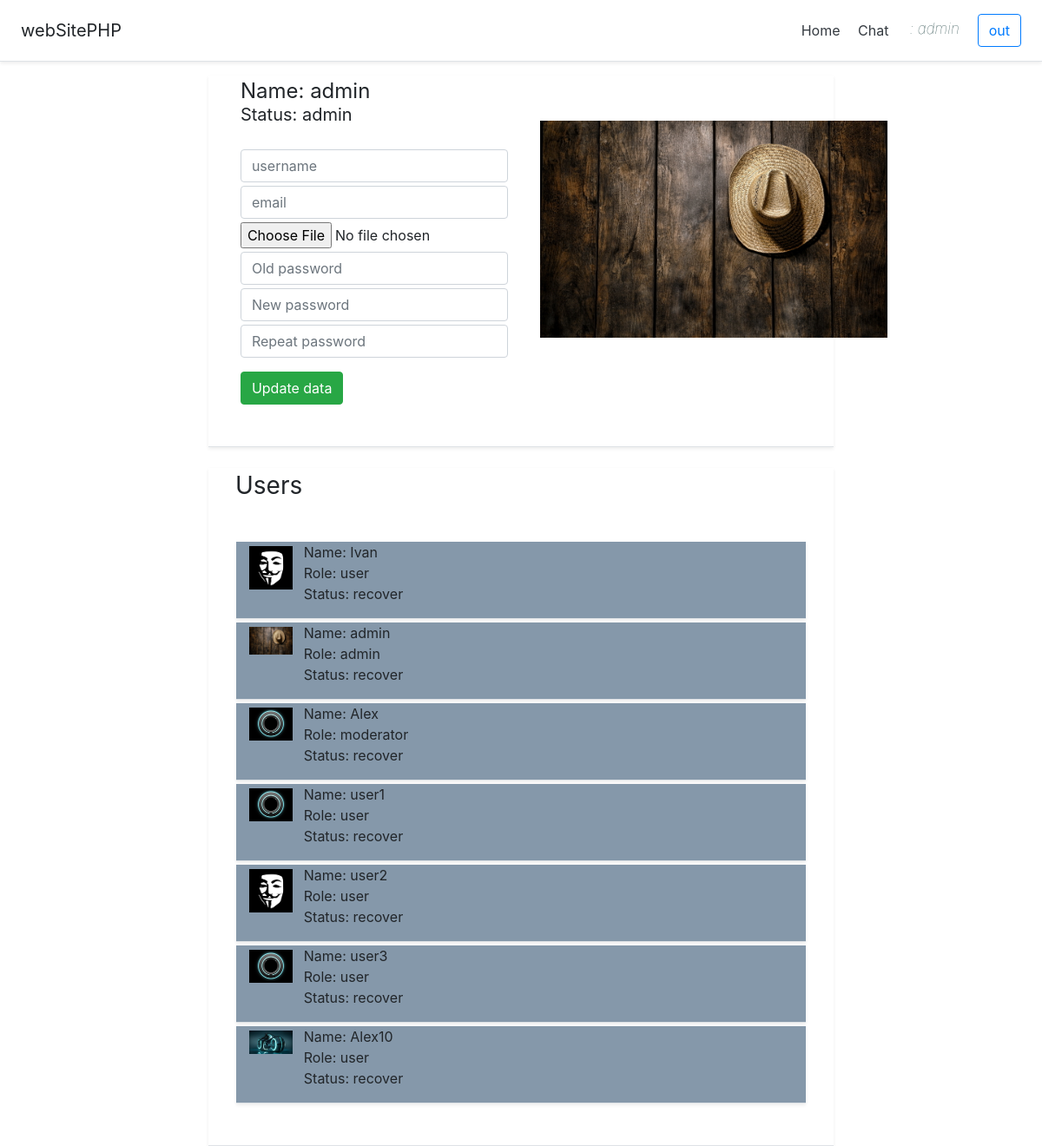
The app's page /pages/userpage.php (signed in) with its own data.
### tables this page shows
CREATE TABLE `users` (
  `user_id` int(11) NOT NULL,
  `name` varchar(255) NOT NULL,
  `email` varchar(255) NOT NULL,
  `password` varchar(255) NOT NULL,
  `role` varchar(255) NOT NULL DEFAULT 'user',
  `img` varchar(255) NOT NULL DEFAULT 'anon.jpg',
  `status` varchar(255) NOT NULL DEFAULT 'recover'
);

### pageScripts/userpage.php (the view, shortened to what this page needs)
<?php
    require_once "connectDB.php";
    $name    = $_SESSION['name'];
    $userData = getUserDataFromDB($connect, $name);
    $usersAlert = deleteOrRecoverUser($connect, $_POST['id']);
    $users      = outputUsersFromDB($connect, $userData['role'], $usersAlert);
    function deleteOrRecoverUser($connect, $id)
    {
        return '';
    }
    function outputUsersFromDB($connect, $role, $alert)
    {
        $sql = "SELECT user_id,name,role,img,status FROM users";
        $result = mysqli_query($connect, $sql);
        if ($result)
        {
            $str  = '';
            $div1 = "<div class=\"container border-bottom shadow-sm users pb-5 pt-1\">
                        <h3 class=\"my-0 mr-md-auto font-weight-normal mb-5 ml-3\">Users</h3>";
            $div2 = "</div>";
            foreach ($result as $col => $line)
            {
                $arr = array();
                foreach ($line as $key => $value)
                {
                    $arr[$key] = $value;
                }
                $str .= outputUserInfo($arr);
            }
        }
        return $div1.$alert.$str.$div2;
    }
    function outputUserInfo($arr)
    {
        $str = "<div class=\"container border-bottom shadow-sm userinfo mt-1\">
                    <img src=\"../img/" . $arr['img'] . "\" width=\"50px\" heigth=\"50px\">
                    <div>
                        <p>
                        Name:   " . $arr['name']   . "<br/>
                        Role:   " . $arr['role']   . "<br/>
                        Status: " . $arr['status'] . "
                        </p>
                    </div>
                    ".outputCheckRoleForm($arr['user_id'])."
                    ".outputStatusControlButton($arr)."
                </div>";
        return $str;
    }
    function outputCheckRoleForm($user_id)
    {
        if(!isThisAdmin($_SESSION['status'])) return "<div class='checkstatus'></div>";
        $checkRoleForm = "<div class='checkstatus'>
                            <form action='' method='post'>
                                <select name='role' size='1'>
                                    <option>user</option>
                                    <option>moderator</option>
                                </select>
                                <input type=\"text\" name=\"id\" value=\"" . $user_id . "\"
                                       style='display:none;'>
                                <input type=\"submit\" name=\"set\" value=\"Set\"
                                       class=\"\">
                            </form>
                        </div>";
        return $checkRoleForm;
    }
    function outputStatusControlButton($array)
    {
        if(!isThisAdmin($_SESSION['status'])) return "<div class='butControl'></div>";
        $buttonClass = '';
        $buttonText  = '';
        $butControl = "<div class=\"butControl\">
                           <form action=\"\" method=\"post\">
                               <input type=\"text\" name=\"id\" value=\"" . $array['user_id'] . "\"
                                      style='display:none;'>
                               <input type=\"submit\" name=\"delete\" value=\"" . $buttonText . "\"
                                      class=\"btn " . $buttonClass . " mt-3\">
                           </form>
                       </div>";
        return $butControl;
    }
    function isThisAdmin($role)
    {
        return false;
    }
    function getUserDataFromDB($connect, $name)
    {
        $sql    = "SELECT * FROM users WHERE name='$name'";
        $result = mysqli_query($connect, $sql);
        if($result)
        {
            $userData = array();
            foreach($result as $num => $line)
            {
                foreach ($line as $colName => $colValue)
                {
                    $userData[$colName] = $colValue;
                }
            }
            return $userData;
        }
        return "Error". mysqli_error($connect);
    }
?>

### pages/userpage.php (shortened to what this page needs)
<?php require_once "../pageElements/head.php"; ?>
<?php
    require_once  "../pageScripts/userpage.php";
?>
<div class="d-flex flex-colomn container border-bottom shadow-sm user pb-5 pt-1">
    <div class="container usercard">
        <h4 class="my-0 mr-md-auto font-weight-normal">Name: <?php echo $name;?></h4>
        <h5 class="my-0 mr-md-auto font-weight-normal">Status: <?php echo $userData['role'];?></h5>
        <br>
        <form action="" method="post" enctype="multipart/form-data">
            <input type="text" name="name" placeholder="username"
                   class="mt-1 form-control">
            <input type="text" name="email" placeholder="email"
                   class="mt-1 form-control">
            <input type="file" name="image" placeholder="userimage"
                   class="mt-1">
            <input type="text" name="pass" placeholder="Old password"
                   class="mt-1 form-control">
            <input type="text" name="pass1" placeholder="New password"
                   class="mt-1 form-control">
            <input type="text" name="pass2" placeholder="Repeat password"
                   class="mt-1 form-control">
            <input type="submit" name="update" value="Update data"
                   class="mt-3 btn btn-success">
        </form>
    </div>
    <div class="container usercard">
        <img src="../img/<?php echo $userData['img'];?>" alt="" class="userimage mt-5">
    </div>
</div>
<br/>
<?php
    echo $users;
?>

### css/style.css (style rules this page uses)
* { margin: 0; padding: 0; }
.user { heigth: 650px; width: 60%; }
.usercard { width: 49%; margin-left: 1%; }
.userimage { max-width: 400px; max-height: 300px; }
.userinfo { width: 95%; display: grid; grid-template-columns: 10% 20% 60% 10%; background: #8598AA; }
.userinfo img { margin-top: 5px; }
.users { width: 60%; }

### records on screen
users: role "admin", img (picture), name "admin", status "recover"
users: img (picture), name "Ivan", role "user", status "recover"
users: img (picture), name "Alex", role "moderator", status "recover"
users: img (picture), name "user1", role "user", status "recover"
users: img (picture), name "user2", role "user", status "recover"
users: img (picture), name "user3", role "user", status "recover"
users: img (picture), name "Alex10", role "user", status "recover"

### other values on screen
$_SESSION['name'] "admin"
$name "admin"
